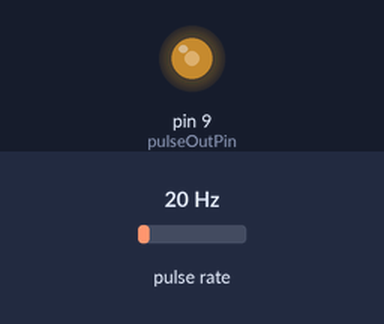
Simulated run of this sketch. Board: Arduino Uno, built with avr-gcc and run on an emulated ATmega328P. Parts: output pins drawn as LEDs (lit = HIGH). Wiring (inferred from the names in the program): pulse sensor: data pin 2. The test bench sets the inputs (shaded band); at power-on: pulse rate 20 Hz.

Above: at 0.2 s.
Timing chart, 0 to 1.7 s (numbered marks = the images above):
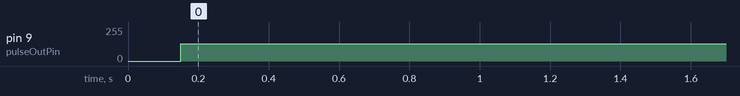

The sketch:

Speedo.ino
```cpp
/*
 * © 2019 Ron Simpkin
 * Public domain - do with it what you will
 *
 * Works on Arduino Uno and Pro-mini and probably any other 328p based Arduino running at 16MHz
 *
 * Limitations:
 * lowest output frequency available is > 0.0595Hz
 * highest output frequency is 4MHz -> but very poor resolution up this high (next highest is 2MHz)
 *
 * Digital Pins are _fixed_
 * Digital pin 2 for incoming pulses
 * Digital pin 9 for outgoing pulses
 * Default pin for analog in is A2
 *
 * Un-comment ONE define to set the mode
 *
 * 1. MODE_FIXED:
 *    outputs a fixed frequency = RPM * PULSES_PER_REVOLUTION / 60
 *    change the #defines to suit your needs - all values must be postfixed UL
 * 2. MODE_ANALOG_IN:
 *    outputs a frequency with a settable minimum and maximum depending on
 *    the voltage on an analog pin (default pin A2)
 * 3. MODE_PULSE_IN
 *    takes an input signal on pin 2 and outputs a signal on pin 9
 *    set SOURCE_PULSES equal to the number of pulses in per revolution
 *    set PULSES_PER_REVOLUTION equal to the number of pulses you need to go out each full revolution
 *    set RPM_CUTOFF to the minimum RPM input you want to map directly to output pulses
 *    when the input drops below RPM_CUTOFF then the output is RPM_MIN
 *    NB. SOURCE_PULSES can't be set to 1. If it is actually 1 set it to 2 and double the other settings.
 */

//#define MODE_FIXED
//#define MODE_ANALOG_IN
#define MODE_PULSE_IN


const int pulseInPin = 2;
const int pulseOutPin = 9;
const int analogInPin = A2;
float fTarget, fMinimum, lastTarget;

#ifdef MODE_FIXED
  #define PULSES_PER_REVOLUTION 1
  #define RPM 2000UL
#endif

#ifdef MODE_ANALOG_IN
  #define PULSES_PER_REVOLUTION 8
  #define RPM_MIN 40
  #define RPM_MAX 800UL
  unsigned long analogValue;
  unsigned long lastValue;
#endif

#ifdef MODE_PULSE_IN
  #define SOURCE_PULSES 2
  #define PULSES_PER_REVOLUTION 10
  #define RPM_CUTOFF 2UL
  #define RPM_MIN 0
  volatile int pulIn = 0;
  volatile int lastPul = 0;
  volatile unsigned long now;
  volatile unsigned long startMicros[SOURCE_PULSES];
  volatile unsigned long lastPulMicros = 0;
  volatile float fIn = 0;
  volatile int suppressStart = 0;
  float fCutoff;
#endif

void setup()
{
  pinMode(pulseOutPin, OUTPUT); // set pin 9 as output - it's this pin that get togged by PWM

  noInterrupts();
  // Configure timer 1 (16bit resolution)
  TCCR1A = 0;
  TCCR1B = 0;
  OCR1A = 0;
  // Select Phase & Frequency Correct PWM Mode, and OCR1A as TOP.
  // Enable COM1A0 to toggle OC1A on compare match (pin 9)
  TCCR1A |= ((1 << WGM10) | (1 << COM1A0));


#ifdef MODE_FIXED
  fTarget = (float) RPM * PULSES_PER_REVOLUTION / 60;
  setPWM(fTarget, fTarget);
#endif
#ifdef RPM_MIN
  fMinimum = (float) RPM_MIN * PULSES_PER_REVOLUTION / 60;
#endif

#ifdef MODE_PULSE_IN
  fCutoff = (float)RPM_CUTOFF * PULSES_PER_REVOLUTION/ 60;
  for (int i=0; i < SOURCE_PULSES; i++){
    startMicros[i] = 0;
  }

  pinMode(pulseInPin, INPUT_PULLUP);
  // use interrupt 0 (pin 2) and run function countPulse when pin 2 goes HIGH
  attachInterrupt(digitalPinToInterrupt(pulseInPin), countPulseIn, RISING);
#endif
  interrupts();
}

void loop(){
#ifdef MODE_ANALOG_IN
  int pinVal = analogRead(analogInPin);
  analogValue = map(pinVal, 0, 1023, RPM_MIN, RPM_MAX);
  fTarget = (float) analogValue * PULSES_PER_REVOLUTION / 60;
  if (lastValue != analogValue){
    setPWM(fTarget, max(fTarget, fMinimum));
    lastValue = analogValue;
  }
#else if MODE_PULSE_IN
  float f = fIn;
  fTarget = f * PULSES_PER_REVOLUTION;
  if (fTarget < fCutoff){
    fTarget = fMinimum;
  }
  if (micros() - lastPulMicros > 1000000UL){
    fTarget = fMinimum;
  }
  if (lastTarget != fTarget){
    lastTarget = fTarget;
    if (suppressStart == SOURCE_PULSES){
      setPWM(fTarget, fTarget);
    }
  }
#endif
}

void setPWM(float fTgt, float fMin){
  float pwmClock;

  if (fTgt <= 0.0595){OCR1A = 0;return;}
  /* Set all of TCCR1B in one operation - Binary assignment!*/
  if (fMin > 61.1 ){
    //TCCR1B |= ((1 << CS10) | (1 << WGM13)); // Fcpu/4 61.1Hz -> 4MHz
    TCCR1B = B00010001;
    pwmClock = 4000000.00;
  }else if (fMin > 7.64){
    //TCCR1B |= ((1 << CS11) | (1 << WGM13)); // Fcpu/32 7.64Hz-> 500KHz
    TCCR1B = B00010010;
    pwmClock = 500000.00;
  }else if (fMin > 0.952){
    //TCCR1B |= ((1 << CS10) | (1 << CS11) | (1 << WGM13)); // Fcpu/256 952mHz->62.5KHz
    TCCR1B = B00010011;
    pwmClock = 62500.00;
  }else if (fMin > 0.239){
    //TCCR1B |= ((1 << CS12) | (1 << WGM13)); // Fcpu/1024 239mHz -> 16.25 KHz
    TCCR1B = B00010100;
    pwmClock = 15625.00;
  }else{
    //TCCR1B |= ((1 << CS10) | (1 << CS12) | (1 << WGM13)); // Fcpu/4096 59.5mHz -> 3.9 KHz
    TCCR1B = B00010101;
    pwmClock = 3906.25;
  }
  OCR1A = round(pwmClock/fTgt);

}

#ifdef MODE_PULSE_IN
void countPulseIn() {
  lastPul = pulIn;
  now = micros();
  if (pulIn < SOURCE_PULSES -1){
    pulIn++;
  }else{
    pulIn = 0;
  }
  if (suppressStart > SOURCE_PULSES -1){
    fIn = (float)1000000/(now - startMicros[pulIn]);
  }else{
    suppressStart++;
  }
  lastPulMicros = now;
  startMicros[pulIn] = now;
}
#endif
```

Measured:
- by itself, pin 9 (pulseOutPin): 0/255 → 128/255 at 0.15 s
